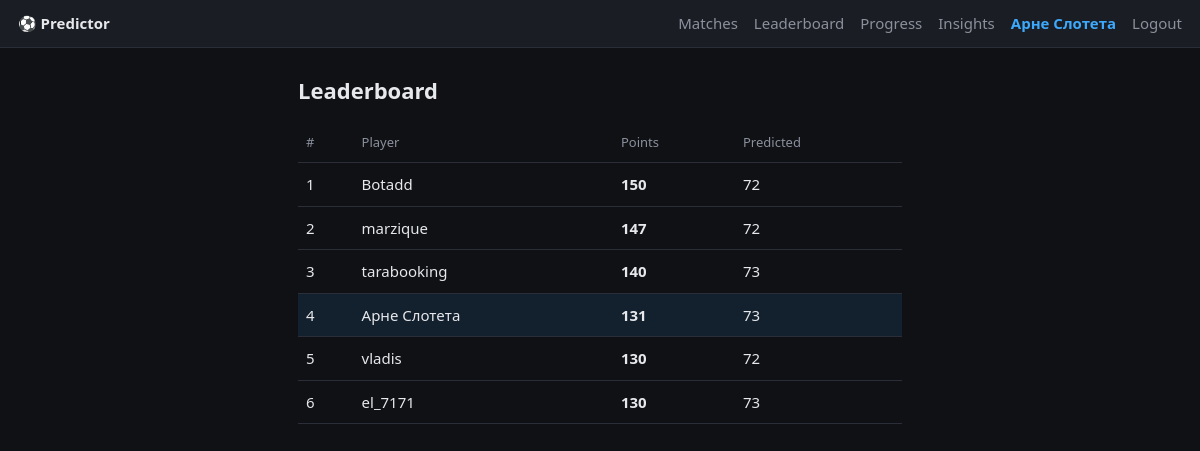
Page /leaderboard (signed in) on the committed database.
### tables this page shows
CREATE TABLE users (
    id            INTEGER PRIMARY KEY AUTOINCREMENT,
    username      TEXT UNIQUE NOT NULL,
    password_hash TEXT NOT NULL,
    created_at    TEXT NOT NULL
);

### app.py (the view)
@app.get("/leaderboard", response_class=HTMLResponse)
async def leaderboard(request: Request):
    user = current_user(request)
    if not user:
        return RedirectResponse("/login", status_code=302)
    with connect() as conn:
        rows = fetch_leaderboard(conn)
    return render(request, "leaderboard.html", {"user": user, "rows": rows})

### templates/leaderboard.html (shortened to what this page needs)
{% extends "base.html" %}
{% block content %}
<h1>Leaderboard</h1>
<table class="board">
  <thead><tr><th>#</th><th>Player</th><th>Points</th><th>Predicted</th></tr></thead>
  <tbody>
  {% for r in rows %}
    <tr class="{{ 'me-row' if r['username'] == user['username'] else '' }}">
      <td>{{ loop.index }}</td>
      <td>{{ r["username"] }}</td>
      <td><b>{{ r["total"] }}</b></td>
      <td>{{ r["played"] }}</td>
    </tr>
  {% endfor %}
  </tbody>
</table>
{% endblock %}

### templates/base.html (shortened to what this page needs)
<!doctype html>
<html lang="en">
<head>
  <link rel="stylesheet" href="/static/style.css">
</head>
<body>
  <header>
    <a href="/" class="brand">⚽ Predictor</a>
    {% if user %}
    <nav>
      <a href="/">Matches</a>
      <a href="/leaderboard">Leaderboard</a>
      <a href="/progress">Progress</a>
      <a href="/insights">Insights</a>
      <span class="me">{{ user["username"] }}</span>
      <a href="/logout">Logout</a>
    </nav>
    {% endif %}
  </header>
  <main class="{% block main_class %}{% endblock %}">
    {% block content %}{% endblock %}
  </main>
</body>
</html>

### static/style.css (style rules this page uses)
:root { --bg: #0f1115; --card: #1a1d24; --line: #2a2e38; --fg: #e6e8ec; --muted: #8b909c; --accent: #3da9fc; --good: #4caf50; }
* { box-sizing: border-box; }
body { margin: 0; background: var(--bg); color: var(--fg); font: 15px/1.5 system-ui, -apple-system, Segoe UI, Roboto, sans-serif; }
header { display: flex; align-items: center; gap: 16px; padding: 12px 18px; border-bottom: 1px solid var(--line); background: var(--card); position: sticky; top: 0; z-index: 10; }
.brand { font-weight: 700; color: var(--fg); text-decoration: none; }
nav { margin-left: auto; display: flex; align-items: center; gap: 16px; }
nav a { color: var(--muted); text-decoration: none; }
nav .me { color: var(--accent); font-weight: 600; }
main { max-width: 640px; margin: 0 auto; padding: 18px; }
h1 { font-size: 22px; margin: 8px 0 16px; }
.board { width: 100%; border-collapse: collapse; }
.board th, .board td { text-align: left; padding: 10px 8px; border-bottom: 1px solid var(--line); }
.board th { color: var(--muted); font-weight: 500; font-size: 13px; }
.board .me-row { background: rgba(61, 169, 252, 0.10); }

### rows in the picture
users: username "Арне Слотета", total "131", played "73"
users: username "Botadd", total "150", played "72"
users: username "marzique", total "147", played "72"
users: username "tarabooking", total "140", played "73"
users: username "vladis", total "130", played "72"
users: username "el_7171", total "130", played "73"
